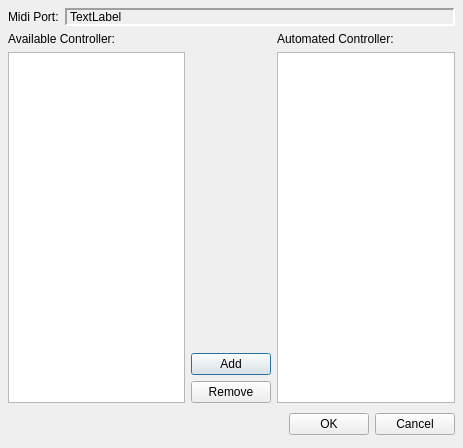
<ui version="4.0" >
 <author></author>
 <comment></comment>
 <exportmacro></exportmacro>
 <class>ConfigMidiCtrlBase</class>
 <widget class="QDialog" name="ConfigMidiCtrlBase" >
  <property name="geometry" >
   <rect>
    <x>0</x>
    <y>0</y>
    <width>463</width>
    <height>448</height>
   </rect>
  </property>
  <property name="windowTitle" >
   <string>MusE: Config Midi Controller</string>
  </property>
  <layout class="QVBoxLayout" >
   <property name="margin" >
    <number>8</number>
   </property>
   <property name="spacing" >
    <number>6</number>
   </property>
   <item>
    <layout class="QHBoxLayout" >
     <property name="margin" >
      <number>0</number>
     </property>
     <property name="spacing" >
      <number>6</number>
     </property>
     <item>
      <widget class="QLabel" name="label_3" >
       <property name="text" >
        <string>&lt;html>&lt;head>&lt;meta name=&quot;qrichtext&quot; content=&quot;1&quot; />&lt;/head>&lt;body style=&quot; white-space: pre-wrap; font-family:Arial; font-weight:400; font-style:normal; text-decoration:none;&quot;>&lt;p style=&quot; margin-top:0px; margin-bottom:0px; margin-left:0px; margin-right:0px; -qt-block-indent:0; text-indent:0px;&quot;>Midi Port:&lt;/p>&lt;/body>&lt;/html></string>
       </property>
      </widget>
     </item>
     <item>
      <widget class="QLabel" name="portName" >
       <property name="sizePolicy" >
        <sizepolicy>
         <hsizetype>7</hsizetype>
         <vsizetype>5</vsizetype>
         <horstretch>0</horstretch>
         <verstretch>0</verstretch>
        </sizepolicy>
       </property>
       <property name="frameShape" >
        <enum>QFrame::Panel</enum>
       </property>
       <property name="frameShadow" >
        <enum>QFrame::Sunken</enum>
       </property>
       <property name="lineWidth" >
        <number>2</number>
       </property>
       <property name="text" >
        <string>TextLabel</string>
       </property>
      </widget>
     </item>
    </layout>
   </item>
   <item>
    <layout class="QHBoxLayout" >
     <property name="margin" >
      <number>0</number>
     </property>
     <property name="spacing" >
      <number>6</number>
     </property>
     <item>
      <layout class="QVBoxLayout" >
       <property name="margin" >
        <number>0</number>
       </property>
       <property name="spacing" >
        <number>6</number>
       </property>
       <item>
        <widget class="QLabel" name="label" >
         <property name="text" >
          <string>&lt;html>&lt;head>&lt;meta name=&quot;qrichtext&quot; content=&quot;1&quot; />&lt;/head>&lt;body style=&quot; white-space: pre-wrap; font-family:Arial; font-weight:400; font-style:normal; text-decoration:none;&quot;>&lt;p style=&quot; margin-top:0px; margin-bottom:0px; margin-left:0px; margin-right:0px; -qt-block-indent:0; text-indent:0px;&quot;>Available Controller:&lt;/p>&lt;/body>&lt;/html></string>
         </property>
        </widget>
       </item>
       <item>
        <widget class="QListWidget" name="availableController" />
       </item>
      </layout>
     </item>
     <item>
      <layout class="QVBoxLayout" >
       <property name="margin" >
        <number>0</number>
       </property>
       <property name="spacing" >
        <number>6</number>
       </property>
       <item>
        <spacer>
         <property name="orientation" >
          <enum>Qt::Vertical</enum>
         </property>
         <property name="sizeHint" >
          <size>
           <width>20</width>
           <height>40</height>
          </size>
         </property>
        </spacer>
       </item>
       <item>
        <widget class="QPushButton" name="buttonAdd" >
         <property name="text" >
          <string>Add</string>
         </property>
        </widget>
       </item>
       <item>
        <widget class="QPushButton" name="buttonRemove" >
         <property name="text" >
          <string>Remove</string>
         </property>
        </widget>
       </item>
      </layout>
     </item>
     <item>
      <layout class="QVBoxLayout" >
       <property name="margin" >
        <number>0</number>
       </property>
       <property name="spacing" >
        <number>6</number>
       </property>
       <item>
        <widget class="QLabel" name="label_2" >
         <property name="text" >
          <string>&lt;html>&lt;head>&lt;meta name=&quot;qrichtext&quot; content=&quot;1&quot; />&lt;/head>&lt;body style=&quot; white-space: pre-wrap; font-family:Arial; font-weight:400; font-style:normal; text-decoration:none;&quot;>&lt;p style=&quot; margin-top:0px; margin-bottom:0px; margin-left:0px; margin-right:0px; -qt-block-indent:0; text-indent:0px;&quot;>Automated Controller:&lt;/p>&lt;/body>&lt;/html></string>
         </property>
        </widget>
       </item>
       <item>
        <widget class="QListWidget" name="managedController" />
       </item>
      </layout>
     </item>
    </layout>
   </item>
   <item>
    <layout class="QHBoxLayout" >
     <property name="margin" >
      <number>0</number>
     </property>
     <property name="spacing" >
      <number>6</number>
     </property>
     <item>
      <spacer>
       <property name="orientation" >
        <enum>Qt::Horizontal</enum>
       </property>
       <property name="sizeHint" >
        <size>
         <width>131</width>
         <height>31</height>
        </size>
       </property>
      </spacer>
     </item>
     <item>
      <widget class="QPushButton" name="buttonOk" >
       <property name="text" >
        <string>OK</string>
       </property>
      </widget>
     </item>
     <item>
      <widget class="QPushButton" name="buttonCancel" >
       <property name="text" >
        <string>Cancel</string>
       </property>
      </widget>
     </item>
    </layout>
   </item>
  </layout>
 </widget>
 <pixmapfunction></pixmapfunction>
 <resources/>
 <connections>
  <connection>
   <sender>buttonOk</sender>
   <signal>clicked()</signal>
   <receiver>ConfigMidiCtrlBase</receiver>
   <slot>accept()</slot>
   <hints>
    <hint type="sourcelabel" >
     <x>278</x>
     <y>253</y>
    </hint>
    <hint type="destinationlabel" >
     <x>96</x>
     <y>254</y>
    </hint>
   </hints>
  </connection>
  <connection>
   <sender>buttonCancel</sender>
   <signal>clicked()</signal>
   <receiver>ConfigMidiCtrlBase</receiver>
   <slot>reject()</slot>
   <hints>
    <hint type="sourcelabel" >
     <x>369</x>
     <y>253</y>
    </hint>
    <hint type="destinationlabel" >
     <x>179</x>
     <y>282</y>
    </hint>
   </hints>
  </connection>
 </connections>
</ui>
